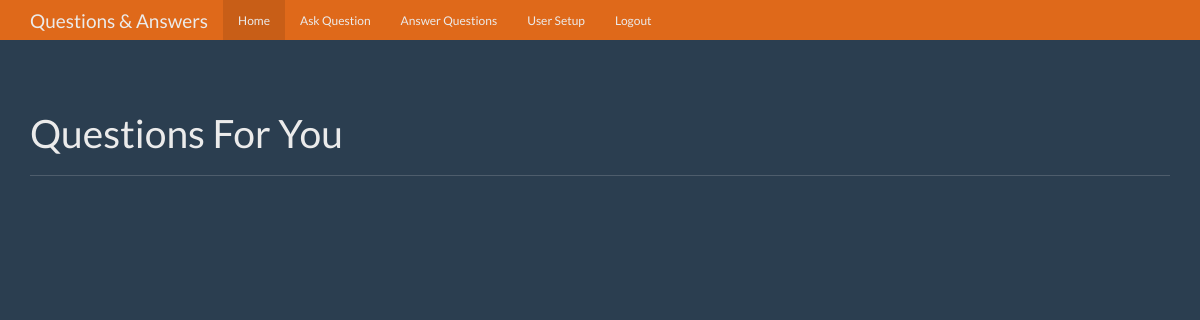
/unanswered (signed in), run on an earlier commit of the app's database.
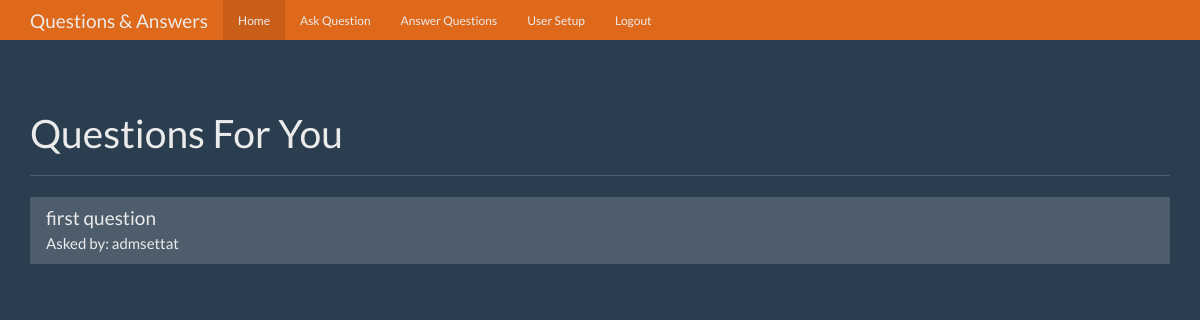
And on a later commit of the database.
### tables this page shows
CREATE TABLE questions(
    id INTEGER PRIMARY KEY AUTOINCREMENT,
    question_text TEXT NOT NULL,
    answer_text TEXT,
    asked_by_id INTEGER NOT NULL,
    expert_id INTEGER NOT NULL
);

CREATE TABLE users(
    id INTEGER PRIMARY KEY AUTOINCREMENT,
    name TEXT NOT NULL,
    password TEXT NOT NULL,
    expert BOOLEAN NOT NULL,
    admin BOOLEAN NOT NULL
);

### QuestionApp/app.py (the view)
@ app.route('/unanswered')
def unanswered():
    user = get_current_user()
    db = get_db()
    unanswered_cur = db.execute(
        'select questions.id,questions.question_text,users.name from questions join users on users.id = questions.asked_by_id where questions.answer_text is NULL and questions.expert_id=?', [user['id']])
    unanswered_results = unanswered_cur.fetchall()
    return render_template('unanswered.html', user=user, questions=unanswered_results)

### QuestionApp/app.py (called while the page is built)
def get_current_user():
    user = None
    user_resutlt = None
    if 'user' in session:
        user = session['user']
        db = get_db()
        user_cur = db.execute(
            'select id,name,password,expert,admin from users where name = ?', [user])
        user_resutlt = user_cur.fetchone()
    return user_resutlt

### QuestionApp/database.py (called while the page is built)
def connect_db():
    sql = sqlite3.connect('./questions.db')
    sql.row_factory = sqlite3.Row
    return sql

def get_db():
    if not hasattr(g, 'sqlite3_db'):
        g.sqlite_db = connect_db()
    return g.sqlite_db

### QuestionApp/templates/unanswered.html
{%extends 'base.html'%} {%block content%}
<div class="page-header">
  <h1>Questions For You</h1>
</div>
<div class="row">
  <div class="col-lg-12">
    <div class="list-group">
      {%for question in questions%}
      <a href="{{ url_for('answer',question_id=question.id)}}" class="list-group-item">
        <h4 class="list-group-item-heading">{{question.question_text}}</h4>
        <p class="list-group-item-text">Asked by: {{question.name}}</p>
      </a>
      {%endfor%}
    </div>
  </div>
</div>
{%endblock content%}

### QuestionApp/templates/base.html (shortened to what this page needs)
<!DOCTYPE html>
<html lang="en">
  <head>
    <link
      href="{{url_for('static',filename='css/bootstrap.min.css')}}"
      rel="stylesheet"
    />
    <link
      href="{{url_for('static',filename='css/theme.css')}}"
      rel="stylesheet"
    />
  </head>
  <body>
    <nav class="navbar navbar-inverse navbar-fixed-top">
      <div class="container">
        <div class="navbar-header">
          <a class="navbar-brand" href="{{url_for('index')}}"
            >Questions & Answers</a
          >
        </div>
        <div id="navbar" class="navbar-collapse collapse">
          <ul class="nav navbar-nav">
            <li class="active"><a href="{{url_for('index')}}">Home</a></li>
             {%if user%}
            <li><a href="{{url_for('ask')}}">Ask Question</a></li>
            <li><a href="{{url_for('unanswered')}}">Answer Questions</a></li>
            <li><a href="{{url_for('users')}}">User Setup</a></li>
            <li><a href="{{url_for('logout')}}">Logout</a></li>
            {%endif%}
          </ul>
        </div>
      </div>
    </nav>
    <div class="container theme-showcase" role="main">
      {%block content%}{%endblock content%}
    </div>
  </body>
</html>

### QuestionApp/static/css/theme.css (style rules this page uses)
body { padding-top: 70px; padding-bottom: 30px; }

What changed in the data, as far as the page shows it:
added questions: question_text "first question", name "admsettat"
